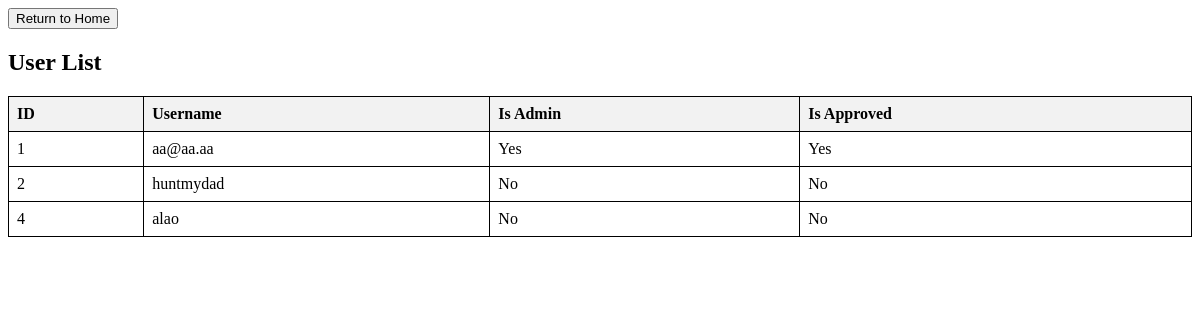
/admin.php (signed in), run on the app's committed database.
### tables this page shows
CREATE TABLE users(
    id INTEGER PRIMARY KEY AUTOINCREMENT,
    username VARCHAR(50),
    password TEXT,
    is_admin BOOLEAN DEFAULT 0,
    is_approved BOOLEAN DEFAULT 0
   
);

### admin.php (the view, shortened to what this page needs)
<?php
include("inc_db.php");
$result = $db->query("SELECT id, username, is_admin, is_approved FROM users ORDER BY id");
$users = [];
while ($row = $result->fetchArray(SQLITE3_ASSOC)) {
    $users[] = $row;
}
?>
<!DOCTYPE html>
<html lang="en">
<head>
</head>
<body>
<button onclick="location.href='home.php'">Return to Home</button>
    <h2>User List</h2>
    <table>
        <tr>
            <th>ID</th>
            <th>Username</th>
            <th>Is Admin</th>
            <th>Is Approved</th>
        </tr>
        <?php foreach ($users as $user): ?>
            <tr>
                <td><?php echo htmlspecialchars($user['id']); ?></td>
                <td><?php echo htmlspecialchars($user['username']); ?></td>
                <td><?php echo $user['is_admin'] == 1 ? 'Yes' : 'No'; ?></td>
                <td><?php echo $user['is_approved'] == 1 ? 'Yes' : 'No'; ?></td>
            </tr>
        <?php endforeach; ?>
    </table>
</body>
</html>

### admin.php (style rules this page uses)
table { width: 100%; border-collapse: collapse; }
table, th, td { border: 1px solid black; }
th, td { padding: 8px; text-align: left; }
th { background-color: #f2f2f2; }

### data on the page
users: id "1", username "aa@aa.aa", is_admin "Yes", is_approved "Yes"
users: id "2", username "huntmydad", is_admin "No", is_approved "No"
users: id "4", username "alao", is_admin "No", is_approved "No"
